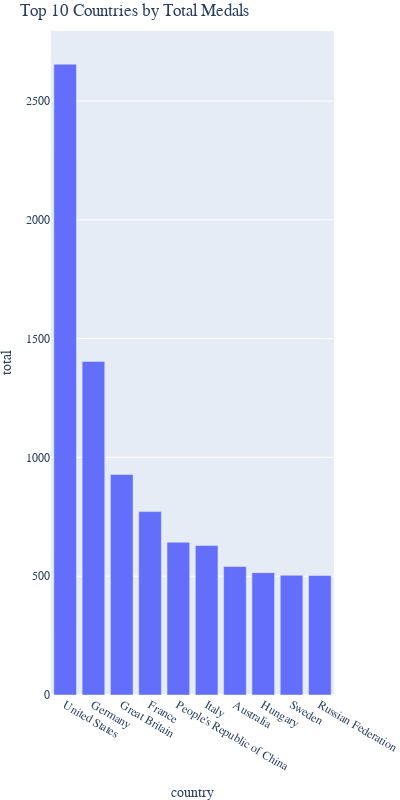

Here is the notebook cell this chart was saved with:
### Code cell
top10 = df.sort_values(by=['total'], ascending=False).head(10).reset_index(drop=True)

print(top10)

fig = px.bar(top10, x="country", y="total", title="Top 10 Countries by Total Medals", width=400, height=800)
fig.update_layout(font_family= 'Cabin',autosize = False, 
                      legend=dict(yanchor="top", xanchor="left", font=dict(size=15)),
                      margin=dict(l=1, r=6, b=20, t=31, pad=0))
fig.show()

### Figure 1 — Plotly figure (JSON) as saved in the notebook; plotly's stock layout.template omitted (floating-point values rounded to 4 significant figures)
{"data": [{"alignmentgroup": "True", "hovertemplate": "country=%{x}<br>total=%{y}<extra></extra>", "legendgroup": "", "marker": {"color": "#636efa", "pattern": {"shape": ""}}, "name": "", "offsetgroup": "", "orientation": "v", "showlegend": false, "textposition": "auto", "type": "bar", "x": ["United States", "Germany", "Great Britain", "France", "People's Republic of China", "Italy", "Australia", "Hungary", "Sweden", "Russian Federation"], "xaxis": "x", "y": [2655, 1404, 928, 772, 643, 629, 541, 515, 504, 503], "yaxis": "y"}], "layout": {"autosize": false, "barmode": "relative", "font": {"family": "Cabin"}, "height": 800, "legend": {"font": {"size": 15}, "tracegroupgap": 0, "xanchor": "left", "yanchor": "top"}, "margin": {"b": 20, "l": 1, "pad": 0, "r": 6, "t": 31}, "title": {"text": "Top 10 Countries by Total Medals"}, "width": 400, "xaxis": {"anchor": "y", "domain": [0, 1], "title": {"text": "country"}}, "yaxis": {"anchor": "x", "domain": [0, 1], "title": {"text": "total"}}}}
